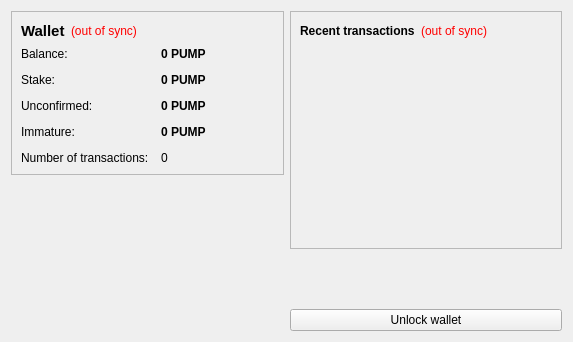
<?xml version="1.0" encoding="UTF-8"?>
<ui version="4.0">
 <class>OverviewPage</class>
 <widget class="QWidget" name="OverviewPage">
  <property name="geometry">
   <rect>
    <x>0</x>
    <y>0</y>
    <width>573</width>
    <height>342</height>
   </rect>
  </property>
  <property name="windowTitle">
   <string>Form</string>
  </property>
  <layout class="QHBoxLayout" name="horizontalLayout" stretch="1,1">
   <item>
    <layout class="QVBoxLayout" name="verticalLayout_2">
     <item>
      <widget class="QFrame" name="frame">
       <property name="frameShape">
        <enum>QFrame::StyledPanel</enum>
       </property>
       <property name="frameShadow">
        <enum>QFrame::Raised</enum>
       </property>
       <layout class="QVBoxLayout" name="verticalLayout_4">
        <item>
         <layout class="QHBoxLayout" name="horizontalLayout_4">
          <item>
           <widget class="QLabel" name="label_5">
            <property name="font">
             <font>
              <pointsize>11</pointsize>
              <weight>75</weight>
              <bold>true</bold>
             </font>
            </property>
            <property name="text">
             <string>Wallet</string>
            </property>
           </widget>
          </item>
          <item>
           <widget class="QLabel" name="labelWalletStatus">
            <property name="toolTip">
             <string>The displayed information may be out of date. Your wallet automatically synchronizes with the PumpCoin network after a connection is established, but this process has not completed yet.</string>
            </property>
            <property name="styleSheet">
             <string notr="true">QLabel { color: red; }</string>
            </property>
            <property name="text">
             <string notr="true">(out of sync)</string>
            </property>
            <property name="alignment">
             <set>Qt::AlignLeading|Qt::AlignLeft|Qt::AlignVCenter</set>
            </property>
           </widget>
          </item>
          <item>
           <spacer name="horizontalSpacer_2">
            <property name="orientation">
             <enum>Qt::Horizontal</enum>
            </property>
            <property name="sizeHint" stdset="0">
             <size>
              <width>40</width>
              <height>20</height>
             </size>
            </property>
           </spacer>
          </item>
         </layout>
        </item>
        <item>
         <layout class="QFormLayout" name="formLayout_2">
          <property name="fieldGrowthPolicy">
           <enum>QFormLayout::AllNonFixedFieldsGrow</enum>
          </property>
          <property name="horizontalSpacing">
           <number>12</number>
          </property>
          <property name="verticalSpacing">
           <number>12</number>
          </property>
          <item row="0" column="0">
           <widget class="QLabel" name="label">
            <property name="text">
             <string>Balance:</string>
            </property>
           </widget>
          </item>
          <item row="0" column="1">
           <widget class="QLabel" name="labelBalance">
            <property name="font">
             <font>
              <weight>75</weight>
              <bold>true</bold>
             </font>
            </property>
            <property name="cursor">
             <cursorShape>IBeamCursor</cursorShape>
            </property>
            <property name="toolTip">
             <string>Your current balance</string>
            </property>
            <property name="text">
             <string notr="true">0 PUMP</string>
            </property>
            <property name="textInteractionFlags">
             <set>Qt::LinksAccessibleByMouse|Qt::TextSelectableByKeyboard|Qt::TextSelectableByMouse</set>
            </property>
           </widget>
          </item>
          <item row="1" column="0">
           <widget class="QLabel" name="label_6">
            <property name="text">
             <string>Stake:</string>
            </property>
           </widget>
          </item>
          <item row="1" column="1">
           <widget class="QLabel" name="labelStake">
            <property name="font">
             <font>
              <weight>75</weight>
              <bold>true</bold>
             </font>
            </property>
            <property name="cursor">
             <cursorShape>IBeamCursor</cursorShape>
            </property>
            <property name="toolTip">
             <string>Total of coins that was staked, and do not yet count toward the current balance</string>
            </property>
            <property name="text">
             <string notr="true">0 PUMP</string>
            </property>
            <property name="textInteractionFlags">
             <set>Qt::LinksAccessibleByMouse|Qt::TextSelectableByKeyboard|Qt::TextSelectableByMouse</set>
            </property>
           </widget>
          </item>
          <item row="2" column="0">
           <widget class="QLabel" name="label_3">
            <property name="text">
             <string>Unconfirmed:</string>
            </property>
           </widget>
          </item>
          <item row="2" column="1">
           <widget class="QLabel" name="labelUnconfirmed">
            <property name="font">
             <font>
              <weight>75</weight>
              <bold>true</bold>
             </font>
            </property>
            <property name="cursor">
             <cursorShape>IBeamCursor</cursorShape>
            </property>
            <property name="toolTip">
             <string>Total of transactions that have yet to be confirmed, and do not yet count toward the current balance</string>
            </property>
            <property name="text">
             <string notr="true">0 PUMP</string>
            </property>
            <property name="textInteractionFlags">
             <set>Qt::LinksAccessibleByMouse|Qt::TextSelectableByKeyboard|Qt::TextSelectableByMouse</set>
            </property>
           </widget>
          </item>
          <item row="3" column="0">
           <widget class="QLabel" name="labelImmatureText">
            <property name="text">
             <string>Immature:</string>
            </property>
           </widget>
          </item>
          <item row="3" column="1">
           <widget class="QLabel" name="labelImmature">
            <property name="font">
             <font>
              <weight>75</weight>
              <bold>true</bold>
             </font>
            </property>
            <property name="toolTip">
             <string>Mined balance that has not yet matured</string>
            </property>
            <property name="text">
             <string notr="true">0 PUMP</string>
            </property>
            <property name="textInteractionFlags">
             <set>Qt::LinksAccessibleByMouse|Qt::TextSelectableByKeyboard|Qt::TextSelectableByMouse</set>
            </property>
           </widget>
          </item>
          <item row="4" column="0">
           <widget class="QLabel" name="label_2">
            <property name="text">
             <string>Number of transactions:</string>
            </property>
           </widget>
          </item>
          <item row="4" column="1">
           <widget class="QLabel" name="labelNumTransactions">
            <property name="toolTip">
             <string>Total number of transactions in wallet</string>
            </property>
            <property name="text">
             <string notr="true">0</string>
            </property>
           </widget>
          </item>
         </layout>
        </item>
       </layout>
      </widget>
     </item>
     <item>
      <spacer name="verticalSpacer">
       <property name="orientation">
        <enum>Qt::Vertical</enum>
       </property>
       <property name="sizeHint" stdset="0">
        <size>
         <width>20</width>
         <height>40</height>
        </size>
       </property>
      </spacer>
     </item>
     <item>
      <widget class="QLabel" name="label_6">
       <property name="text">
        <string/>
       </property>
       <property name="pixmap">
        <pixmap resource="../bitcoin.qrc">:/images/backg</pixmap>
       </property>
       <property name="scaledContents">
        <bool>false</bool>
       </property>
       <property name="alignment">
        <set>Qt::AlignCenter</set>
       </property>
       <property name="margin">
        <number>-2</number>
       </property>
      </widget>
     </item>
    </layout>
   </item>
   <item>
    <layout class="QVBoxLayout" name="verticalLayout_3">
     <item>
      <widget class="QFrame" name="frame_2">
       <property name="frameShape">
        <enum>QFrame::StyledPanel</enum>
       </property>
       <property name="frameShadow">
        <enum>QFrame::Raised</enum>
       </property>
       <layout class="QVBoxLayout" name="verticalLayout">
        <item>
         <layout class="QHBoxLayout" name="horizontalLayout_2">
          <item>
           <widget class="QLabel" name="label_4">
            <property name="text">
             <string>&lt;b&gt;Recent transactions&lt;/b&gt;</string>
            </property>
           </widget>
          </item>
          <item>
           <widget class="QLabel" name="labelTransactionsStatus">
            <property name="toolTip">
             <string>The displayed information may be out of date. Your wallet automatically synchronizes with the PumpCoin network after a connection is established, but this process has not completed yet.</string>
            </property>
            <property name="styleSheet">
             <string notr="true">QLabel { color: red; }</string>
            </property>
            <property name="text">
             <string notr="true">(out of sync)</string>
            </property>
            <property name="alignment">
             <set>Qt::AlignRight|Qt::AlignTrailing|Qt::AlignVCenter</set>
            </property>
           </widget>
          </item>
          <item>
           <spacer name="horizontalSpacer">
            <property name="orientation">
             <enum>Qt::Horizontal</enum>
            </property>
            <property name="sizeHint" stdset="0">
             <size>
              <width>40</width>
              <height>20</height>
             </size>
            </property>
           </spacer>
          </item>
         </layout>
        </item>
        <item>
         <widget class="QListView" name="listTransactions">
          <property name="styleSheet">
           <string notr="true">QListView { background: transparent; }</string>
          </property>
          <property name="frameShape">
           <enum>QFrame::NoFrame</enum>
          </property>
          <property name="verticalScrollBarPolicy">
           <enum>Qt::ScrollBarAlwaysOff</enum>
          </property>
          <property name="horizontalScrollBarPolicy">
           <enum>Qt::ScrollBarAlwaysOff</enum>
          </property>
          <property name="selectionMode">
           <enum>QAbstractItemView::NoSelection</enum>
          </property>
         </widget>
        </item>
       </layout>
      </widget>
     </item>
     <item>
      <spacer name="verticalSpacer_2">
       <property name="orientation">
        <enum>Qt::Vertical</enum>
       </property>
       <property name="sizeHint" stdset="0">
        <size>
         <width>20</width>
         <height>40</height>
        </size>
       </property>
      </spacer>
     </item>
     <item>
      <widget class="QPushButton" name="unlockWalletButton">
       <property name="text">
        <string>Unlock wallet</string>
       </property>
      </widget>
     </item>
    </layout>
   </item>
  </layout>
 </widget>
 <resources>
  <include location="../bitcoin.qrc"/>
 </resources>
 <connections/>
</ui>
